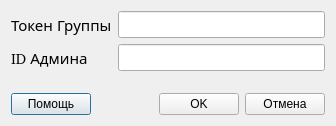
<?xml version="1.0" encoding="UTF-8"?>
<ui version="4.0">
 <class>VkauthForm</class>
 <widget class="QDialog" name="VkauthForm">
  <property name="windowModality">
   <enum>Qt::ApplicationModal</enum>
  </property>
  <property name="geometry">
   <rect>
    <x>0</x>
    <y>0</y>
    <width>336</width>
    <height>126</height>
   </rect>
  </property>
  <property name="sizePolicy">
   <sizepolicy hsizetype="Fixed" vsizetype="Fixed">
    <horstretch>0</horstretch>
    <verstretch>0</verstretch>
   </sizepolicy>
  </property>
  <property name="windowTitle">
   <string>Файл vk-auth.json</string>
  </property>
  <property name="modal">
   <bool>true</bool>
  </property>
  <layout class="QVBoxLayout" name="verticalLayout">
   <item>
    <layout class="QFormLayout" name="formLayout">
     <item row="0" column="0">
      <widget class="QLabel" name="tokenLabel">
       <property name="font">
        <font>
         <family>Droid Sans [MONO]</family>
         <pointsize>11</pointsize>
        </font>
       </property>
       <property name="text">
        <string>Токен Группы</string>
       </property>
      </widget>
     </item>
     <item row="1" column="0">
      <widget class="QLabel" name="adminLabel">
       <property name="font">
        <font>
         <family>Droid Sans [MONO]</family>
         <pointsize>11</pointsize>
        </font>
       </property>
       <property name="text">
        <string>ID Админа</string>
       </property>
      </widget>
     </item>
     <item row="1" column="1">
      <widget class="QLineEdit" name="adminLine">
       <property name="font">
        <font>
         <family>Droid Sans [MONO]</family>
         <pointsize>11</pointsize>
        </font>
       </property>
      </widget>
     </item>
     <item row="0" column="1">
      <widget class="QLineEdit" name="tokenLine">
       <property name="font">
        <font>
         <family>Droid Sans [MONO]</family>
         <pointsize>11</pointsize>
        </font>
       </property>
      </widget>
     </item>
    </layout>
   </item>
   <item>
    <layout class="QHBoxLayout" name="horizontalLayout">
     <item>
      <widget class="QPushButton" name="helpBtn">
       <property name="text">
        <string>Помощь</string>
       </property>
      </widget>
     </item>
     <item>
      <spacer name="horizontalSpacer">
       <property name="orientation">
        <enum>Qt::Horizontal</enum>
       </property>
       <property name="sizeHint" stdset="0">
        <size>
         <width>40</width>
         <height>20</height>
        </size>
       </property>
      </spacer>
     </item>
     <item>
      <widget class="QPushButton" name="OKBtn">
       <property name="text">
        <string>OK</string>
       </property>
      </widget>
     </item>
     <item>
      <widget class="QPushButton" name="CloseBtn">
       <property name="text">
        <string>Отмена</string>
       </property>
      </widget>
     </item>
    </layout>
   </item>
  </layout>
 </widget>
 <resources/>
 <connections>
  <connection>
   <sender>tokenLine</sender>
   <signal>textEdited(QString)</signal>
   <receiver>VkauthForm</receiver>
   <slot>OKDisable()</slot>
   <hints>
    <hint type="sourcelabel">
     <x>148</x>
     <y>34</y>
    </hint>
    <hint type="destinationlabel">
     <x>11</x>
     <y>65</y>
    </hint>
   </hints>
  </connection>
  <connection>
   <sender>adminLine</sender>
   <signal>textEdited(QString)</signal>
   <receiver>VkauthForm</receiver>
   <slot>OKDisable()</slot>
   <hints>
    <hint type="sourcelabel">
     <x>189</x>
     <y>62</y>
    </hint>
    <hint type="destinationlabel">
     <x>296</x>
     <y>6</y>
    </hint>
   </hints>
  </connection>
  <connection>
   <sender>helpBtn</sender>
   <signal>clicked()</signal>
   <receiver>VkauthForm</receiver>
   <slot>help()</slot>
   <hints>
    <hint type="sourcelabel">
     <x>61</x>
     <y>101</y>
    </hint>
    <hint type="destinationlabel">
     <x>122</x>
     <y>103</y>
    </hint>
   </hints>
  </connection>
  <connection>
   <sender>OKBtn</sender>
   <signal>clicked()</signal>
   <receiver>VkauthForm</receiver>
   <slot>accept()</slot>
   <hints>
    <hint type="sourcelabel">
     <x>202</x>
     <y>101</y>
    </hint>
    <hint type="destinationlabel">
     <x>110</x>
     <y>85</y>
    </hint>
   </hints>
  </connection>
  <connection>
   <sender>CloseBtn</sender>
   <signal>clicked()</signal>
   <receiver>VkauthForm</receiver>
   <slot>reject()</slot>
   <hints>
    <hint type="sourcelabel">
     <x>293</x>
     <y>90</y>
    </hint>
    <hint type="destinationlabel">
     <x>334</x>
     <y>81</y>
    </hint>
   </hints>
  </connection>
 </connections>
 <slots>
  <slot>help()</slot>
  <slot>OKDisable()</slot>
 </slots>
</ui>
